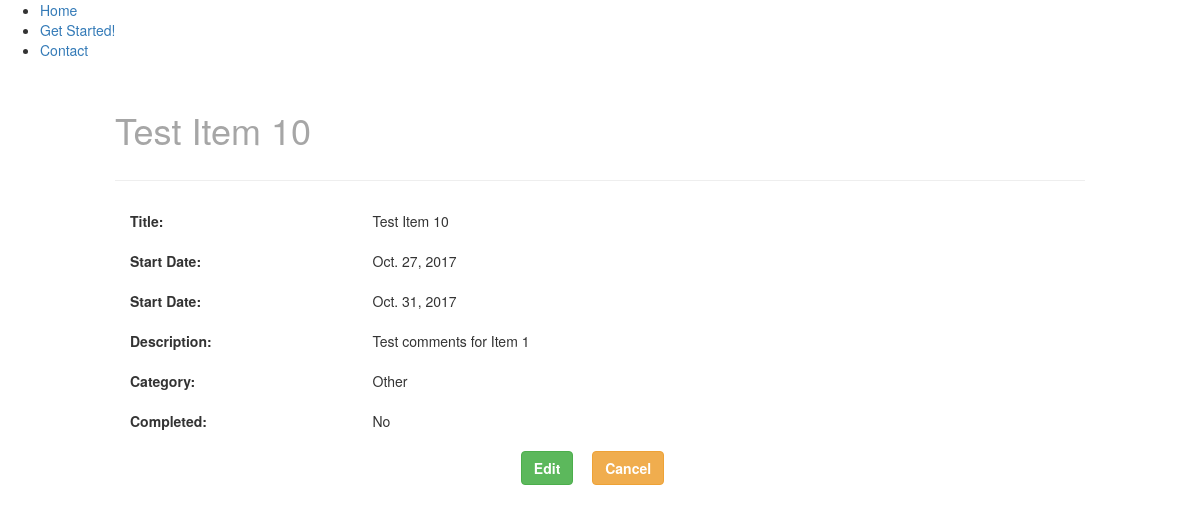
Screenshot of /checklist/1/ with the database file from the repository.
### checklist/models.py (models this page shows, shortened)
class Checklist(models.Model):
    date_created = models.DateTimeField(auto_now_add=True)
    title = models.CharField(max_length=255)
    start_date = models.DateField(null=True, blank=True)
    end_date = models.DateField(null=True, blank=True)
    description = models.TextField(null=True, blank=True)
    category = models.ForeignKey(Category)
    completed = models.BooleanField(default=False)

class Category(models.Model):
    type = models.CharField(max_length=255)
    def __str__(self):
        return self.type

### checklist/views.py (the view)
# urls.py: url(r'^(?P<pk>\d+)/$', views.ChecklistDetailView.as_view(), name='detail'),
class ChecklistDetailView(DetailView):
    model = Checklist

### checklist/templates/checklist/checklist_detail.html (shortened to what this page needs)
{% extends 'layout.html' %}
{% load static from staticfiles %}
{% block css %}
<link rel="stylesheet" type="text/css" href="{% static 'css/form_style.css' %}" />
{% endblock %}
{% block content %}
<div class="container">
	<div class='page-header'>
		<h1 class="hide-mobile"><span class="edit-item">{{ checklist.title }}</span></h1>
	</div>
    <div class="form-input">
        <div class="fieldWrapper row">
            <div class="col-xs-12 col-sm-3"><strong>Title:</strong></div>
            <div class="col-xs-12 col-sm-9">{{ checklist.title }}</div>
        </div>
        <div class="fieldWrapper row">
            <div class="col-xs-12 col-sm-3"><strong>Start Date:</strong></div>
            <div class="col-xs-12 col-sm-9">{{ checklist.start_date }}</div>
        </div>
        <div class="fieldWrapper row">
            <div class="col-xs-12 col-sm-3"><strong>Start Date:</strong></div>
            <div class="col-xs-12 col-sm-9">{{ checklist.end_date }}</div>
        </div>
        <div class="fieldWrapper row">
            <div class="col-xs-12 col-sm-3"><strong>Description:</strong></div>
            <div class="col-xs-12 col-sm-9">{{ checklist.description }}</div>
        </div>
        {% if checklist.category %}
        <div class="fieldWrapper row">
            <div class="col-xs-12 col-sm-3"><strong>Category:</strong></div>
            <div class="col-xs-12 col-sm-9">{{ checklist.category }}</div>
        </div>
        {% endif %}
        <div class="fieldWrapper row">
            <div class="col-xs-12 col-sm-3"><strong>Completed:</strong></div>
            <div class="col-xs-12 col-sm-9">{% if checklist.completed %}Yes{% else %}No{% endif %}</div>
        </div>
	</div>
	<div class='text-center'>
		<div class='btn-grp'>
			<div class="btn btn-success"><a class="btn-add" href="{% url 'checklist:update' pk=checklist.pk %}">Edit</a></div>
			<div class="btn btn-warning"><a class="btn-add" href="\checklist">Cancel</a></div>
		</div>
	</div>
</div>
{% endblock %}

### assets/css/style.css (style rules this page uses)
* { box-sizing: border-box; }
.container { margin-bottom: 20px; max-width: 1000px; margin-right: auto; margin-left: auto; }
.row { margin: 0; padding: 0; }
.hide-mobile { display: block; }
.page-header { padding-bottom: 20px; font-weight: bold; }
.btn-add { color: white; font-weight: bold; }

### assets/css/form_style.css (style rules this page uses)
.edit-item { color: #a6a6a6; }
.fieldWrapper { padding-top: 10px; padding-bottom: 10px; }
.form-input { padding-bottom: 10px; }

### rows the page displays
Checklist: title "Test Item 10", start_date "Oct. 27, 2017", end_date "Oct. 31, 2017", description "Test comments for Item 1", category "Other"
